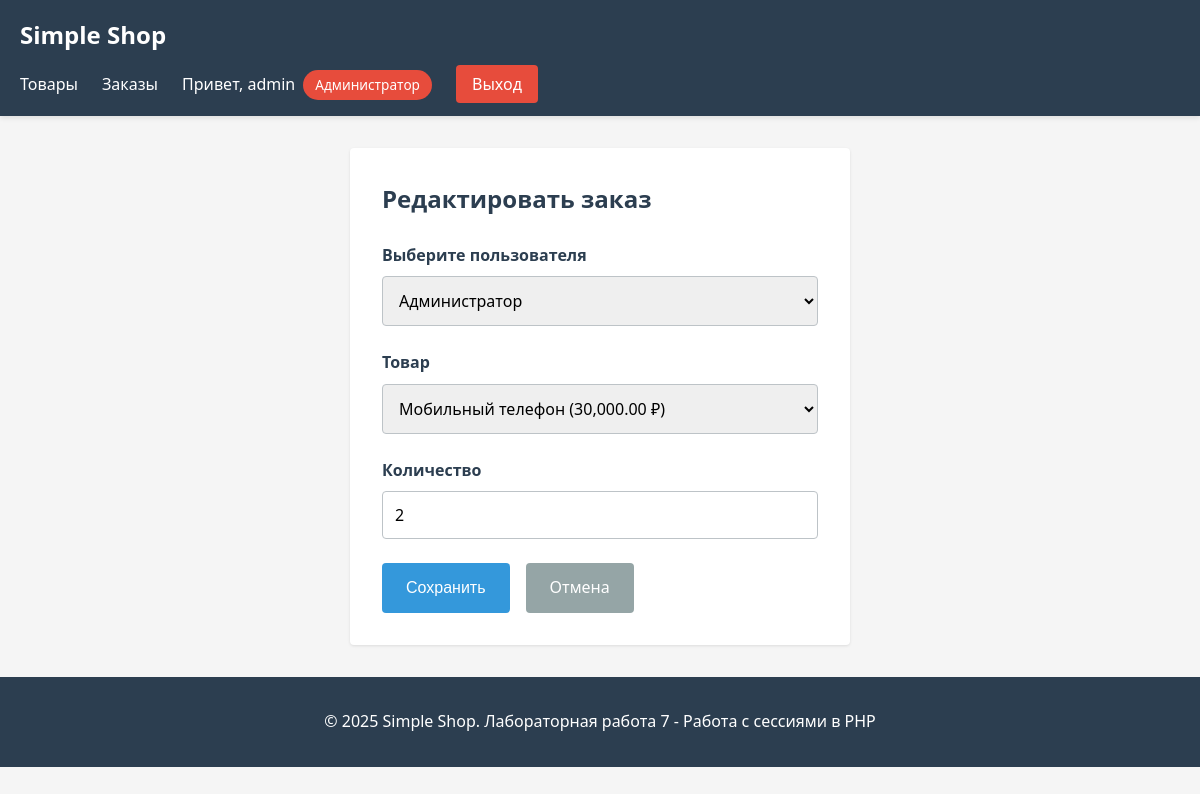
The app's page /index.php?controller=order&action=edit&id=2 (signed in) with its own data.
### tables this page shows
CREATE TABLE IF NOT EXISTS orders (
    id INT PRIMARY KEY AUTO_INCREMENT,
    customer_id INT NOT NULL,
    product_id INT NOT NULL,
    quantity INT NOT NULL DEFAULT 1,
    total_price DECIMAL(10, 2) NOT NULL,
    created_at TIMESTAMP DEFAULT CURRENT_TIMESTAMP,
    FOREIGN KEY (customer_id) REFERENCES customers(id) ON DELETE CASCADE,
    FOREIGN KEY (product_id) REFERENCES products(id) ON DELETE CASCADE
);

CREATE TABLE IF NOT EXISTS customers (
    id INT PRIMARY KEY AUTO_INCREMENT,
    name VARCHAR(100) NOT NULL,
    email VARCHAR(100),
    phone VARCHAR(20),
    created_at TIMESTAMP DEFAULT CURRENT_TIMESTAMP
);

CREATE TABLE IF NOT EXISTS products (
    id INT PRIMARY KEY AUTO_INCREMENT,
    name VARCHAR(100) NOT NULL,
    description TEXT,
    price DECIMAL(10, 2) NOT NULL,
    created_at TIMESTAMP DEFAULT CURRENT_TIMESTAMP
);

### controllers/Controller.php (called while the page is built, shortened)
<?php
class Controller {
    public function __construct() {
        $this->auth = new class {
            public function isLoggedIn() { return Auth::isLoggedIn(); }
            public function isAdmin() { return Auth::isAdmin(); }
            public function getCurrentUserId() { return Auth::getCurrentUserId(); }
            public function getCurrentUsername() { return Auth::getCurrentUsername(); }
            public function getCurrentRole() { return Auth::getCurrentRole(); }
        };
    }
    protected function view($view, $data = []) {
        extract($data);
        include "./views/{$view}.php";
    }
}
?>

### controllers/OrderController.php (called while the page is built, shortened)
<?php
class OrderController extends Controller {
    private $order;
    private $product;
    private $customer;
    public function __construct() {
        $db = (new Database())->connect();
        $this->order = new Order($db);
        $this->product = new Product($db);
        $this->customer = new Customer($db);
    }
    public function edit() {
        $id = $_GET['id'] ?? null;
        $order = $this->order->getOrderById($id, $this->auth);
        $isAdmin = Auth::isAdmin();
        $products = $this->product->getAllProducts();
        $customers = $isAdmin ? $this->customer->getAllCustomers() : [];
        $this->view('orders/form', [
            'order' => $order,
            'products' => $products,
            'customers' => $customers,
            'isAdmin' => $isAdmin,
            'error' => $error ?? null
        ]);
    }
}
?>

### models/Auth.php (called while the page is built, shortened)
<?php
class Auth {
    public static function isLoggedIn() {
        return isset($_SESSION['user_id']);
    }
    public static function isAdmin() {
        return self::isLoggedIn() && $_SESSION['role'] === 'admin';
    }
}
?>

### models/Customer.php (called while the page is built, shortened)
<?php
class Customer {
    private $conn;
    private $table = 'customers';
    public function __construct($db) {
        $this->conn = $db;
    }
    public function getAllCustomers() {
        $query = "SELECT * FROM {$this->table}";
        return $this->conn->query($query)->fetch_all(MYSQLI_ASSOC);
    }
}
?>

### models/Order.php (called while the page is built, shortened)
<?php
class Order {
    private $conn;
    private $table = 'orders';
    public function __construct($db) {
        $this->conn = $db;
    }
    public function getOrderById($id, $auth = null) {
        $query = "SELECT o.*, c.name as customer_name
                 FROM {$this->table} o
                 LEFT JOIN customers c ON o.customer_id = c.id
                 WHERE o.id = ?";
        $stmt = $this->conn->prepare($query);
        $stmt->bind_param("i", $id);
        $stmt->execute();
        return $stmt->get_result()->fetch_assoc();
    }
}
?>

### models/Product.php (called while the page is built, shortened)
<?php
class Product {
    private $conn;
    private $table = 'products';
    public function __construct($db) {
        $this->conn = $db;
    }
    public function getAllProducts() {
        $query = "SELECT * FROM {$this->table}";
        return $this->conn->query($query)->fetch_all(MYSQLI_ASSOC);
    }
}
?>

### views/orders/form.php (the view, shortened to what this page needs)
<?php include "./views/header.php"; ?>
<div class="form-container">
    <h2><?php echo isset($order) ? 'Редактировать заказ' : 'Добавить заказ'; ?></h2>
    <form method="POST" class="form">
        <?php if ($isAdmin): ?>
            <div class="form-group">
                <label for="customer_id">Выберите пользователя</label>
                <select id="customer_id" name="customer_id" required>
                    <?php foreach ($customers as $customer): ?>
                        <option value="<?php echo $customer['id']; ?>" <?php echo isset($order) && $order['customer_id'] == $customer['id'] ? 'selected' : ''; ?>>
                            <?php echo htmlspecialchars($customer['name']); ?>
                        </option>
                    <?php endforeach; ?>
                </select>
            </div>
        <?php else: ?>
            <input type="hidden" name="customer_id" value="<?php echo Auth::getCurrentUserId(); ?>">
        <?php endif; ?>
        <div class="form-group">
            <label for="product_id">Товар</label>
            <select id="product_id" name="product_id" required>
                <?php foreach ($products as $product): ?>
                    <option value="<?php echo $product['id']; ?>" <?php echo isset($order) && $order['product_id'] == $product['id'] ? 'selected' : ''; ?>>
                        <?php echo htmlspecialchars($product['name']); ?> (<?php echo number_format($product['price'], 2); ?> ₽)
                    </option>
                <?php endforeach; ?>
            </select>
        </div>
        <div class="form-group">
            <label for="quantity">Количество</label>
            <input type="number" id="quantity" name="quantity" min="1" value="<?php echo isset($order) ? htmlspecialchars($order['quantity']) : '1'; ?>" required>
        </div>
        <div class="form-actions">
            <button type="submit" class="btn btn-primary">Сохранить</button>
            <a href="/lab7/index.php?controller=order&action=index" class="btn btn-secondary">Отмена</a>
        </div>
    </form>
</div>
<?php include "./views/footer.php"; ?>

### views/header.php (style rules this page uses)
* { margin: 0; padding: 0; box-sizing: border-box; }
body { font-family: 'Segoe UI', Tahoma, Geneva, Verdana, sans-serif; line-height: 1.6; color: #333; background-color: #f5f5f5; }
.form-container { background-color: white; padding: 2rem; border-radius: 4px; box-shadow: 0 1px 3px rgba(0,0,0,0.1); max-width: 500px; margin: 0 auto; }
.form-container h2 { margin-bottom: 1.5rem; color: #2c3e50; }
.form { display: flex; flex-direction: column; gap: 1.5rem; }
.form-group { display: flex; flex-direction: column; }
.form-group label { margin-bottom: 0.5rem; font-weight: 600; color: #2c3e50; }
.form-group input, .form-group textarea, .form-group select { padding: 0.75rem; border: 1px solid #bdc3c7; border-radius: 4px; font-size: 1rem; font-family: inherit; }
.form-actions { display: flex; gap: 1rem; }
.btn { display: inline-block; padding: 0.75rem 1.5rem; border: none; border-radius: 4px; font-size: 1rem; cursor: pointer; text-decoration: none; transition: all 0.3s; text-align: center; }
.btn-primary { background-color: #3498db; color: white; }
.btn-secondary { background-color: #95a5a6; color: white; }

### records on screen
orders: customer_id "Администратор", product_id "Мобильный телефон (30,000.00 ₽)", quantity "2"

### other values on screen
$auth->getCurrentUsername() "admin"
